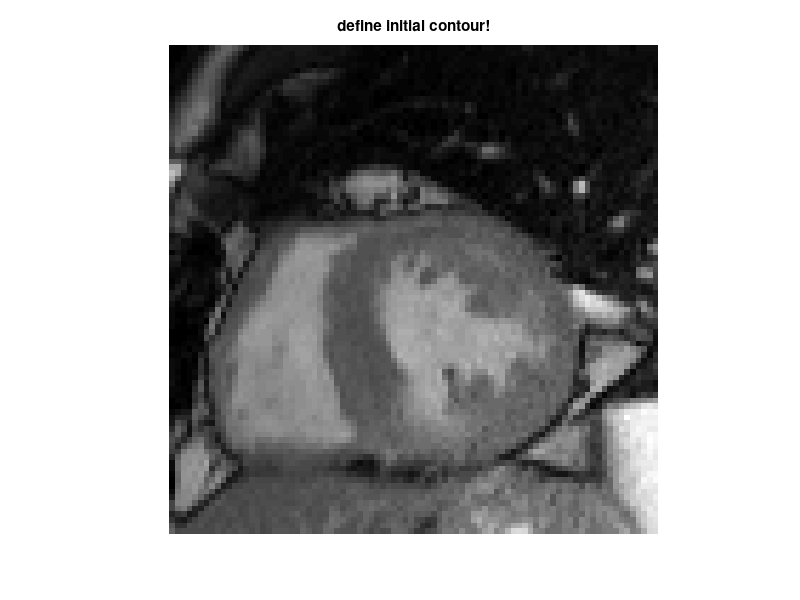

The MATLAB source for this figure: (Note: this script raises an error after producing the figure.)
clear %all
close all
clc


%define parameters for gradient descent
steps = 1000;
tau = 0.5;
nu = 0.05;

%load image
load I.mat

%initialize embedding function
imagesc(I)
colormap gray
axis equal tight off
title('define initial contour!')
R = roipoly;
SDF = SDFunction(double(R));

%gradient descent
for i = 1:steps
    
    %compute gradient
    %%%% TO BE IMPLEMENTED %%%%%%%%%%%%%%%%%%%%%%%%%%%%%%%%%%%%%%%
    % Consider that
    % * the signed distance function can be obtained by SDF.phi
    % * H(phi), delta(phi),... can be obtained by SDF.get_H,
    %   SDF.get_delta,...
    % * grad_E should have the same size as the narrow band SDF.NB
    %
    %mu_i = 
    %mu_o = 
    %delta = 
    %grad_E = 
    %%%%%%%%%%%%%%%%%%%%%%%%%%%%%%%%%%%%%%%%%%%%%%%%%%%%%%%%%%%%%%
    
    mu_o = sum(sum(SDF.H.*I))/sum(sum(SDF.H));
    
    myphi = SDF.phi;
    SDF.phi = -myphi;
    mu_i = sum(sum(SDF.H.*I))/sum(sum(SDF.H));
    SDF.phi = myphi;
    
    delta = SDF.delta;
    
    % Chan and vese algorithm 
    % Energy for embedding function is defined and not for curve , derive 
    % evolution equation    directly for embedding function. 
    
    % Gradient is calculated 
    grad_E =  delta(SDF.NB).*( (mu_o - I(SDF.NB)).^2 - (mu_i - I(SDF.NB)).^2 - nu .* SDF.kappa);
    
    %evolve embedding function (gradient descent step)
    %%%% TO BE IMPLEMENTED %%%%%%%%%%%%%%%%%%%%%%%%%%%%%%%%%%%%%%%
    % Consider that the signed distance function needs only to be
    % updated on the narrow band!
    %%%%%%%%%%%%%%%%%%%%%%%%%%%%%%%%%%%%%%%%%%%%%%%%%%%%%%%%%%%%%%
    % step of evolving function 
    SDF.phi(SDF.NB) = SDF.phi(SDF.NB) - tau .* grad_E;
    
    %reinitialize embedding function -> to generate new narrow band 
    SDF = SDF.ReInitialize;
    
    % For this results always depend on the initialisation 
    
    %visualize
    if mod(i,10) == 0
        subplot(1,2,1)
        imagesc(I)
        colormap gray
        axis equal tight off
        hold on
        SDF.PlotCurve
        hold off
        title(['iteration step ' num2str(i)])
        subplot(1,2,2)
        surf(double(SDF.phi))
        axis equal tight 
        shading flat
        hold on
        SDF.PlotCurve
        hold off
        title(['evolving signed distance function'])
        drawnow
    end
    
end
